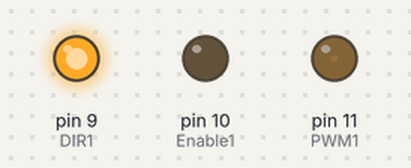
This sketch was run on a simulated Arduino Uno, built with avr-gcc and run on an emulated ATmega328P. Shown: output pins drawn as LEDs (lit = HIGH). At 13.8 s the program stops and its outputs stay as they are.

Above: at 0.15 s.
At 1.95 s:
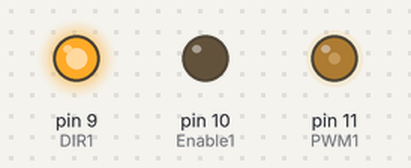
At 3.75 s:
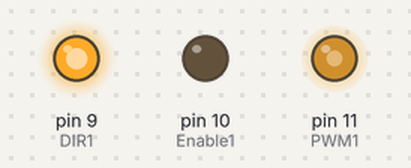
At 7.55 s:
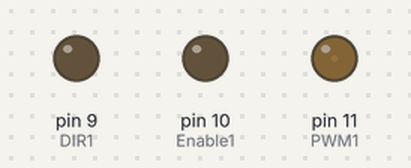
At 10.55 s:
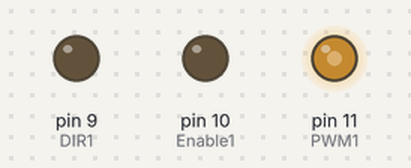
At 13.9 s:
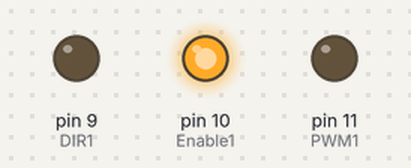
Timing chart, 0 to 15.3 s (numbered marks = the images above):
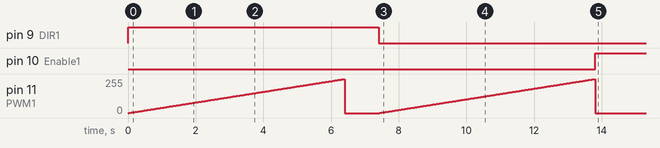

The sketch:

CH_11_01.ino
```cpp
int PWM1 = 11;    // 모터 1 제어를 위한 연결 핀
int Enable1 = 10;
int DIR1 = 9;

void setup(){
  // 모터 제어를 위한 핀들을 출력으로 설정
  pinMode(PWM1, OUTPUT);
  pinMode(Enable1, OUTPUT);
  pinMode(DIR1, OUTPUT);

  digitalWrite(Enable1, HIGH);    // 초기 상태는 비활성화 상태
}

void loop(){
  digitalWrite(Enable1, LOW);   // 모터 1 활성화

  digitalWrite(DIR1, HIGH);   // 정방향 회전
  for(int i = 0; i < 256; i++){   // 속도 조절을 위한 PWM 신호 출력
    analogWrite(PWM1, i);
    delay(25);
  }
  analogWrite(PWM1, 0);     // 모터 정지

  delay(1000);

  digitalWrite(DIR1, LOW);    // 역방향 회전
  for(int i = 0; i < 256; i++){   // 속도 조절을 위한 PWM 신호 출력
    analogWrite(PWM1, i);
    delay(25);
  }
  analogWrite(PWM1, 0);     // 모터 정지

  digitalWrite(Enable1, HIGH);    // 모터 1 비활성화

  while(true);
}
```

Measured:
- by itself, pin 9 (DIR1): LOW → HIGH at 0.00 s, → LOW 7.4 s later
- by itself, pin 10 (Enable1): LOW → HIGH at 13.8 s
- by itself, pin 11 (PWM1): ramps from 0/255 to 255/255 and jumps back, once every 7.4 s
